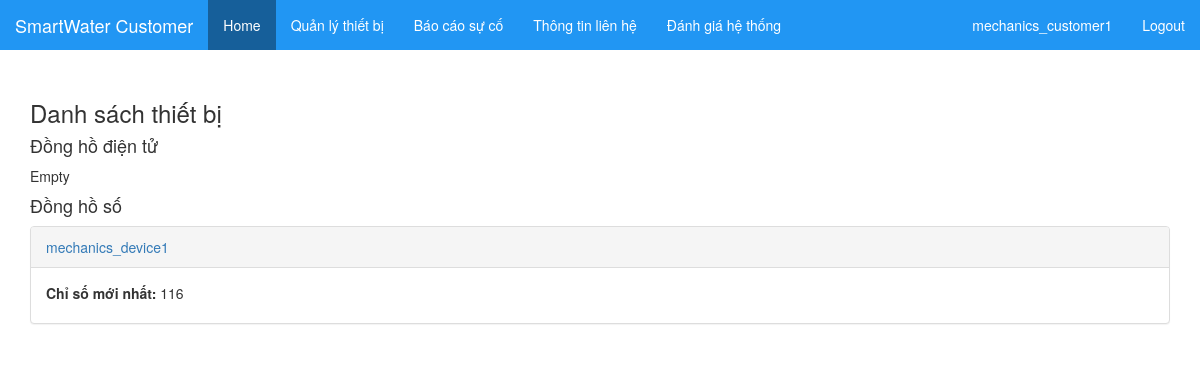
The page /customer/device_management (signed in) on the database its author committed.
### sysauth/models.py (models this page shows, shortened)
class User(AbstractUser):
    is_customer = models.BooleanField(default=False,blank=True)
    is_water_company_staff = models.BooleanField(default=False,blank=True)
    is_water_department_staff = models.BooleanField(default=False,blank=True)

### main/models.py (models this page shows, shortened)
class WaterDeviceMixin:
    def last_value(self):
        last_collect = self.collects.order_by('-created_at')
        return last_collect[0].value if len(last_collect) > 0 else self.begin_value

class MechanicsWaterDevice(models.Model,WaterDeviceMixin):
    customer = models.ForeignKey(Customer,related_name='mechanics_water_devices')
    token = models.CharField(default='',max_length = 255)
    active = models.BooleanField(default=False)
    begin_value = models.IntegerField(default=0)
    begin_month = models.IntegerField(choices=MONTHS,default=1)
    begin_year = models.IntegerField(default=1)

class MechanicsWaterDeviceCollect(models.Model):
    year = models.IntegerField(default=1)
    month = models.IntegerField(default=1,choices=MONTHS)
    created_at = models.DateTimeField(auto_now_add=True)
    updated_at = models.DateTimeField(auto_now=True)
    device = models.ForeignKey(MechanicsWaterDevice,related_name='collects')
    image = models.ImageField(upload_to='mechanics_water_device_collect_images',null=True)
    value = models.IntegerField(default=0)

### customer/views.py (the view)
def device_management(request):
    if not request.user.is_authenticated() or not request.user.is_customer:
        return HttpResponse('Chi danh cho Customer')
    digital_devices = request.user.customer_profile.digital_water_devices.all()
    mechanics_devices = request.user.customer_profile.mechanics_water_devices.all()
    return render(request, 'customer/device_management.html', {
        'digital_devices': digital_devices,
        'mechanics_devices': mechanics_devices
    })

### customer/templates/customer/device_management.html (shortened to what this page needs)
{% extends 'customer/customer_base.html' %}
{% block content %}
<div class="container">
  <div>
    <h3>
      Danh sách thiết bị
    </h3>
    <div>
      <h4>Đồng hồ điện tử</h4>
      {% for d in digital_devices %}
        <div class="panel panel-default">
          <div class="panel-heading">
            <a href="{% url 'customer:device_info' 'digital' d.token %}">
              {{d.token}}
            </a>
          </div>
          <div class="panel-body">
            <label>Chỉ số mới nhất:</label>
            {{d.last_value}}
          </div>
        </div>
      {% empty %}
        Empty
      {% endfor %}
    </div>
    <div>
      <h4>Đồng hồ số</h4>
      {% for d in mechanics_devices %}
        <div class="panel panel-default">
          <div class="panel-heading">
            <a href="{% url 'customer:device_info' 'mechanics' d.token %}">
              {{d.token}}
            </a>
          </div>
          <div class="panel-body">
            <label>Chỉ số mới nhất:</label>
            {{d.last_value}}
          </div>
        </div>
      {% empty %}
        Empty
      {% endfor %}
    </div>
  </div>
</div>
{% endblock %}

### main/templates/main/header.html (shortened to what this page needs)
<div class="header">
  <nav class="navbar navbar-inverse navbar-fixed-top">
    <div class="container-fluid">
      <div class="navbar-header">
        <a class="navbar-brand" href="/">
          {% block brand %}{% endblock %}
        </a>
      </div>
      <div class="collapse navbar-collapse" id="myNavbar">
        <ul class="nav navbar-nav">
          {% block navbar %}
          <li class="active"><a href="/">Home</a></li>
          {% block navbar_1 %}{% endblock %} {% endblock %}
        </ul>
        {% if request.user.is_authenticated %}
        <ul class="nav navbar-nav navbar-right">
          <p class="navbar-text">
            {{ request.user.username}}
          </p>
          <li>
            <a href="/auth/logout">Logout</a>
          </li>
        </ul>
        {% endif %}
      </div>
    </div>
  </nav>
</div>

### main/static/main/css/header.css (style rules this page uses)
.header { background: #2196F3;; color: white;; }
.header .navbar { background: #2196F3;; border: none; }
.header .navbar .navbar-header { color: white; }
.header .navbar .navbar-header a { color: white; }
.header .navbar ul li a { color: white; }
.header .navbar ul li.active a { background: #165f9a; }
.header .navbar-text { color: white; }

### rows shown on the page
User: user.username "mechanics_customer1"
MechanicsWaterDevice: token "mechanics_device1", last_value "116"
